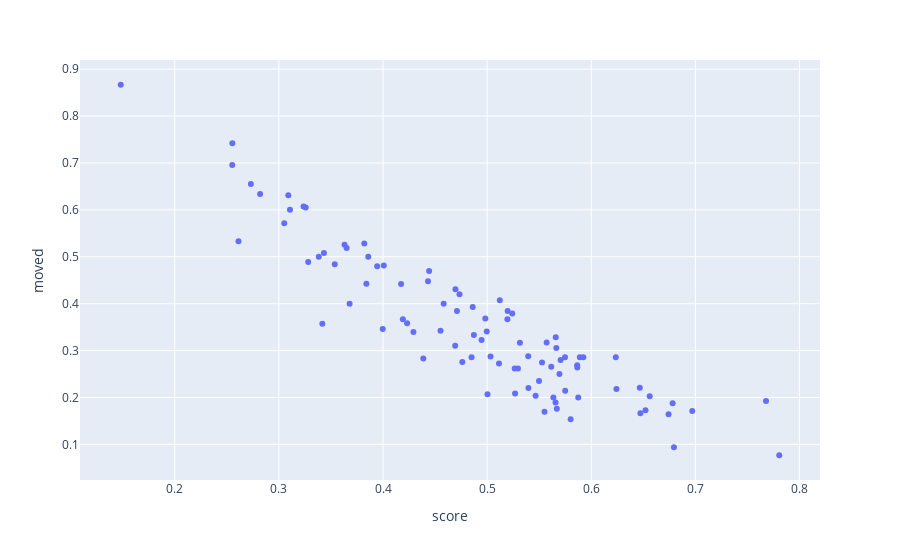

The notebook cell saved with this chart:
### Code cell
df = selected.groupby('_individual')['moved'].mean().reset_index().merge(rankings)
px.scatter(
    df, x='score', y='moved'
)
